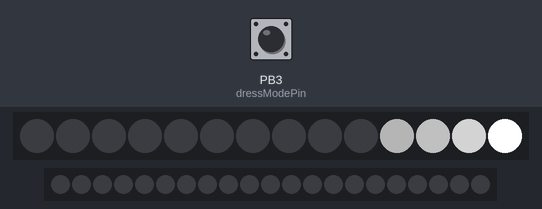
A sketch run on a simulated ATtiny85, built with avr-gcc and run on an emulated ATtiny85. Parts: 14 RGB LEDs in strip order, left to right, 21 RGB LEDs in strip order, left to right. The test bench sets the inputs (shaded band); at power-on: PB3 (dressModePin) HIGH.

Above: at 0.1 s.
At 1.0 s:
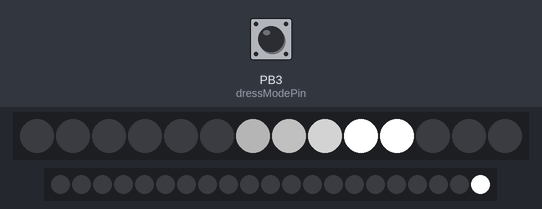

The sketch:

bid_02.ino
```cpp
#include <Adafruit_NeoPixel.h>
#ifdef __AVR__
#include <avr/power.h>
#endif


#include <Wire.h>
//#include <Adafruit_Sensor.h>
//#include <Adafruit_LSM303_U.h>

/* Assign a unique ID to this sensor at the same time */
//Adafruit_LSM303_Accel_Unified accel = Adafruit_LSM303_Accel_Unified(54321);


/*
  top son las tiras que van adelante arriba
  bot son las que van abajo, atras y adelante.
  como estan unidas en la cintura, las de arriba estan en orden invertido.
*/

#define BOT_PIN 6
#define TOP_PIN 5
const int BOT_NUM_LEDS = 21;   // uno tiene 19 bullshit
const int TOP_NUM_LEDS = 14;   // uno tiene 13 bullshit


// Parameter 1 = number of pixels in strip
// Parameter 2 = Arduino pin number (most are valid)
// Parameter 3 = pixel type flags, add together as needed:
//   NEO_KHZ800  800 KHz bitstream (most NeoPixel products w/WS2812 LEDs)
//   NEO_KHZ400  400 KHz (classic 'v1' (not v2) FLORA pixels, WS2811 drivers)
//   NEO_GRB     Pixels are wired for GRB bitstream (most NeoPixel products)
//   NEO_RGB     Pixels are wired for RGB bitstream (v1 FLORA pixels, not v2)
//   NEO_RGBW    Pixels are wired for RGBW bitstream (NeoPixel RGBW products)
Adafruit_NeoPixel top = Adafruit_NeoPixel(TOP_NUM_LEDS, TOP_PIN, NEO_GRB + NEO_KHZ800);
Adafruit_NeoPixel bottom = Adafruit_NeoPixel(BOT_NUM_LEDS, BOT_PIN, NEO_GRB + NEO_KHZ800);

// IMPORTANT: To reduce NeoPixel burnout risk, add 1000 uF capacitor across
// pixel power leads, add 300 - 500 Ohm resistor on first pixel's data input
// and minimize distance between Arduino and first pixel.  Avoid connecting
// on a live circuit...if you must, connect GND first.

int idleMode = 0;
int dressModePin = 3;

void setup() {
  // This is for Trinket 5V 16MHz, you can remove these three lines if you are not using a Trinket
#if defined (__AVR_ATtiny85__)
  if (F_CPU == 16000000) clock_prescale_set(clock_div_1);
#endif
  // End of trinket special code

  //  initSensor();
  top.begin();
  top.show(); // Initialize all pixels to 'off'

  bottom.begin();
  bottom.show(); // Initialize all pixels to 'off'

  runTest();
  runTest();
  runTest();

  pinMode(dressModePin, INPUT_PULLUP);
  Serial.begin(115200);
}

float prevY = 0;
float delta = 0;
int maxLeds = TOP_NUM_LEDS + BOT_NUM_LEDS;
int currentLed = 0;

int topValues[TOP_NUM_LEDS];
int bottomValues[BOT_NUM_LEDS];
int decay  = 30;
int stripeSpeed = 50;

unsigned long maxTime = 20E3;
unsigned long lastTime = 0;

void loop() {
//  Serial.print(micros() / 1000);
//  Serial.print('\t');
//  Serial.print(digitalRead(dressModePin));
//  Serial.print('\t');
//  Serial.println(idleMode);


  if (!idleMode) {
    if ((micros() / 1000) - lastTime > maxTime) {
      lastTime = micros() / 1000;
      idleMode = true;
    }
    //
    currentLed = 0;
    while (currentLed < maxLeds) {
      animate();
      fadeOut();
      render();
      currentLed = currentLed + 1;
      delay(stripeSpeed);
    }
    fadeOut();
    render();
    delay(stripeSpeed);
  } else {
    fadeOut();
    render();

    idleMode = !digitalRead(dressModePin);
  }
}


void fadeOut() {
  for (int i = TOP_NUM_LEDS ; i >= -1; i --) {
    topValues[i] = constrain(topValues[i] - decay, 0, 255);
  }
  for (int i = 0 ; i < BOT_NUM_LEDS; i ++) {
    bottomValues[i] = constrain(bottomValues[i] - decay, 0, 255);
  }
}

void render() {
  for (int i = TOP_NUM_LEDS ; i >= -1; i --) {
    top.setPixelColor(i, topValues[i], topValues[i], topValues[i]);
  }
  top.show();
  for (int i = 0 ; i < BOT_NUM_LEDS; i ++) {
    bottom.setPixelColor(i, bottomValues[i], bottomValues[i], bottomValues[i]);
  }
  bottom.show();
}

int animate(int id) {

  if (id <= TOP_NUM_LEDS) {
    topValues[TOP_NUM_LEDS - id] = 255;
  } else {
    bottomValues[id - TOP_NUM_LEDS] = 255;
  }
  return 0;
}


void animate() {

  if (currentLed <= TOP_NUM_LEDS) {
    topValues[TOP_NUM_LEDS - currentLed] = 255;
  } else {
    bottomValues[currentLed - TOP_NUM_LEDS] = 255;
  }
}


void playAnimation(int clock) {

  int val = 255;
  int decay = 7;


  for (int i = TOP_NUM_LEDS ; i >= -1; i --) {
    top.clear();
    for (int a = 0; a < decay; a++) {
      top.setPixelColor(i - a, val / a, val / a, val / a);
    }
    top.show();
    delay(clock);
  }

  for (int i = 0 ; i < BOT_NUM_LEDS; i ++) {
    bottom.clear();
    for (int a = 0; a < decay; a++) {
      bottom.setPixelColor(i + a, val / a, val / a, val / a);
    }
    bottom.show();
    delay(clock);
  }

}


void runTest() {
  int val = 255;
  for (int i = TOP_NUM_LEDS ; i >= -1; i --) {
    top.clear();
    for (int a = 0; a < 5; a++) {
      top.setPixelColor(i - a, val / a, val / a, val / a);
    }
    top.show();
    delay(10);
  }

  for (int i = 0 ; i < BOT_NUM_LEDS; i ++) {
    bottom.clear();
    for (int a = 0; a < 5; a++) {
      bottom.setPixelColor(i + a, val / a, val / a, val / a);
    }
    bottom.show();
    delay(10);
  }
}
```

Source omitted: Gamma.ino (data table, 1322 bytes)
